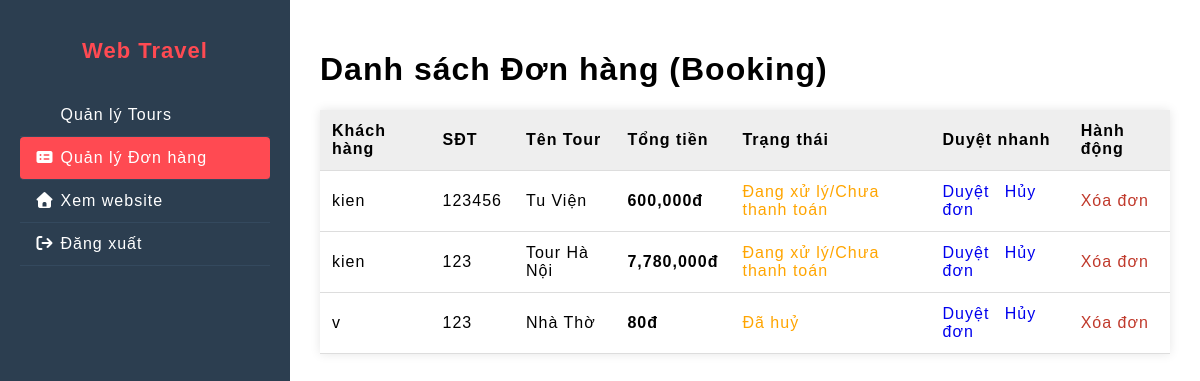
Page /admin.php?tab=bookings (signed in) on the committed database.
### tables this page shows
CREATE TABLE `dat_cho` (
  `id` int(11) NOT NULL,
  `id_tour` int(11) NOT NULL,
  `ten_KH` varchar(100) NOT NULL,
  `sdt_KH` int(11) NOT NULL,
  `so_nguoi` int(100) DEFAULT NULL,
  `ghi_chu` text DEFAULT NULL,
  `tong_tien` decimal(15,0) NOT NULL,
  `trang_thai` enum('Đang xử lý/Chưa thanh toán','Đã xác nhận/Đã thanh toán','Đã huỷ') DEFAULT 'Đang xử lý/Chưa thanh toán',
  `thoi_gian_dat` timestamp NOT NULL DEFAULT current_timestamp()
);

CREATE TABLE `tours` (
  `id` int(11) NOT NULL,
  `ten_tour` varchar(255) NOT NULL,
  `ngay_khoi_hanh` varchar(100) DEFAULT NULL,
  `thoi_gian_tour` varchar(100) DEFAULT NULL,
  `diem_xuat_phat` varchar(100) DEFAULT NULL,
  `lich_trinh` varchar(100) DEFAULT NULL,
  `phuong_tien` varchar(100) DEFAULT NULL,
  `gia_tien` decimal(15,0) NOT NULL,
  `hinh_anh` varchar(255) NOT NULL,
  `gia_tien_moi` decimal(15,0) DEFAULT NULL,
  `tour_hot` int(11) NOT NULL DEFAULT 0
);

### admin.php (the view, shortened to what this page needs)
<?php
require_once 'php/ket_noi.php';
$tab = $_GET['tab'] ?? 'tours';
?>
<!DOCTYPE html>
<html lang="vi">
<head>
    <link rel="stylesheet" href="https://cdnjs.cloudflare.com/ajax/libs/font-awesome/7.0.1/css/all.min.css">
    <link rel="stylesheet" href="css/admin.css">
</head>
<body>
    <div class="admin-layout">
        <div class="sidebar">
            <h2>Web Travel</h2>
            <ul>
                <li class="<?php echo $tab == 'tours' ? 'active' : ''; ?>">
                    <a href="admin.php?tab=tours"><i class="fa fa- suitcase"></i> Quản lý Tours</a>
                </li>
                <li class="<?php echo $tab == 'bookings' ? 'active' : ''; ?>">
                    <a href="admin.php?tab=bookings"><i class="fa fa-list-alt"></i> Quản lý Đơn hàng</a>
                </li>
                <li><a href="index.php"><i class="fa fa-home"></i> Xem website</a></li>
                <li><a href="index.php?pg=logout"><i class="fa fa-sign-out"></i> Đăng xuất</a></li>
            </ul>
        </div>
        <div class="main-content">
            <?php if ($tab == 'tours'): ?>
                <div class="header-content">
                    <h1>Danh sách Tour</h1>
                    <a href="them_tour.php" class="btn-add"><i class="fa fa-plus"></i> Thêm Tour mới</a>
                </div>
                <table>
                    <thead>
                        <tr>
                            <th>Ảnh</th>
                            <th>Tên Tour</th>
                            <th>Giá Gốc</th>
                            <th>Giá Mới</th>
                            <th>Thời gian</th>
                            <th>Hành động</th>
                        </tr>
                    </thead>
                    <tbody>
                        <?php
                        $sql = "SELECT * FROM tours ORDER BY id DESC";
                        $result = mysqli_query($conn, $sql);
                        while ($row = mysqli_fetch_assoc($result)):
                        ?>
                            <tr>
                                <td><img src="photo/<?php echo $row['hinh_anh']; ?>" class="img-admin"></td>
                                <td><strong><?php echo $row['ten_tour']; ?></strong></td>
                                <td><?php echo number_format($row['gia_tien']); ?>đ</td>
                                <td><?php echo number_format($row['gia_tien_moi']); ?>đ</td>
                                <td><?php echo $row['thoi_gian_tour']; ?></td>
                                <td>
                                    <a href="sua_tour.php?id=<?php echo $row['id']; ?>" class="btn-edit">Sửa</a>
                                    <a href="admin.php?del_id=<?php echo $row['id']; ?>" class="btn-delete" onclick="return confirm('Xóa tour này?')">Xóa</a>
                                </td>
                            </tr>
                        <?php endwhile; ?>
                    </tbody>
                </table>
            <?php elseif ($tab == 'bookings'): ?>
                <h1>Danh sách Đơn hàng (Booking)</h1>
                <table>
                    <thead>
                        <tr>
                            <th>Khách hàng</th>
                            <th>SĐT</th>
                            <th>Tên Tour</th>
                            <th>Tổng tiền</th>
                            <th>Trạng thái</th>
                            <th>Duyệt nhanh</th>
                            <th>Hành động</th>
                        </tr>
                    </thead>
                    <tbody>
                        <?php
                        $sql = "SELECT dat_cho.*, tours.ten_tour FROM dat_cho
                                JOIN tours ON dat_cho.id_tour = tours.id
                                ORDER BY dat_cho.id DESC";
                        $result = mysqli_query($conn, $sql);
                        while ($row = mysqli_fetch_assoc($result)):
                        ?>
                            <tr>
                                <td><?php echo $row['ten_KH']; ?></td>
                                <td><?php echo $row['sdt_KH']; ?></td>
                                <td><?php echo $row['ten_tour']; ?></td>
                                <td><strong><?php echo number_format($row['tong_tien']); ?>đ</strong></td>
                                <?php
                                $trang_thai_xu_ly = $row['trang_thai'];
                                $trang_thai_xu_lyClass = 'trang_thai_xu_ly-dang_xu_ly';
                                ?>
                                <td class="trang_thai_xu_ly <?php echo $trang_thai_xu_lyClass; ?>">
                                    <?php echo $trang_thai_xu_ly; ?>
                                </td>
                                <td class="btn_dieuhuong">
                                    <a href="admin.php?tab=bookings&trang_thai_xu_ly=Đã xác nhận/Đã thanh toán&booking_id=<?php echo $row['id']; ?>">
                                        Duyệt
                                    </a>
                                    <a href="admin.php?tab=bookings&trang_thai_xu_ly=Đã hủy&booking_id=<?php echo $row['id']; ?>">
                                        Hủy đơn
                                    </a>
                                </td>
                                <td>
                                    <a href="view/xoa.php?id=<?php echo $row['id']; ?>" class="btn-delete" onclick="return confirm('Xóa đơn này khỏi hệ thống?')">Xóa đơn</a>
                                </td>
                            </tr>
                        <?php endwhile; ?>
                    </tbody>
                </table>
            <?php endif; ?>
        </div>
    </div>
</body>
</html>

### css/admin.css (style rules this page uses)
body { margin: 0; padding: 0; font-family: "Stack Sans Text", sans-serif; letter-spacing: 1px; }
.admin-layout { display: flex; min-height: 100vh; }
.sidebar { width: 250px; background: #2c3e50; color: white; padding: 20px; }
.sidebar h2 { color: #ff4a52; font-size: 22px; text-align: center; }
.sidebar ul { list-style: none; padding: 0; margin-top: 30px; }
.sidebar ul li { padding: 12px 15px; border-bottom: 1px solid #34495e; }
.sidebar ul li a { color: white; text-decoration: none; display: block; }
.sidebar ul li.active { background: #ff4a52; border-radius: 4px; }
.main-content { flex: 1; padding: 30px; }
table { width: 100%; border-collapse: collapse; background: white; box-shadow: 0 0 10px rgba(0, 0, 0, 0.1); }
th, td { padding: 12px; text-align: left; border-bottom: 1px solid #ddd; }
th { background: #eee; }
.btn-delete { color: #c0392b; text-decoration: none; }
.trang_thai_xu_ly-dang_xu_ly { color: orange; }
.btn_dieuhuong a { text-decoration: none; margin-right: 10px; }

### rows in the picture
dat_cho: ten_KH "kien", sdt_KH "123456", id_tour.ten_tour "Tu Viện", tong_tien "600,000", trang_thai "Đang xử lý/Chưa thanh toán"
dat_cho: ten_KH "kien", sdt_KH "123", id_tour.ten_tour "Tour Hà Nội", tong_tien "7,780,000", trang_thai "Đang xử lý/Chưa thanh toán"
dat_cho: ten_KH "v", sdt_KH "123", id_tour.ten_tour "Nhà Thờ", tong_tien "80", trang_thai "Đã huỷ"
